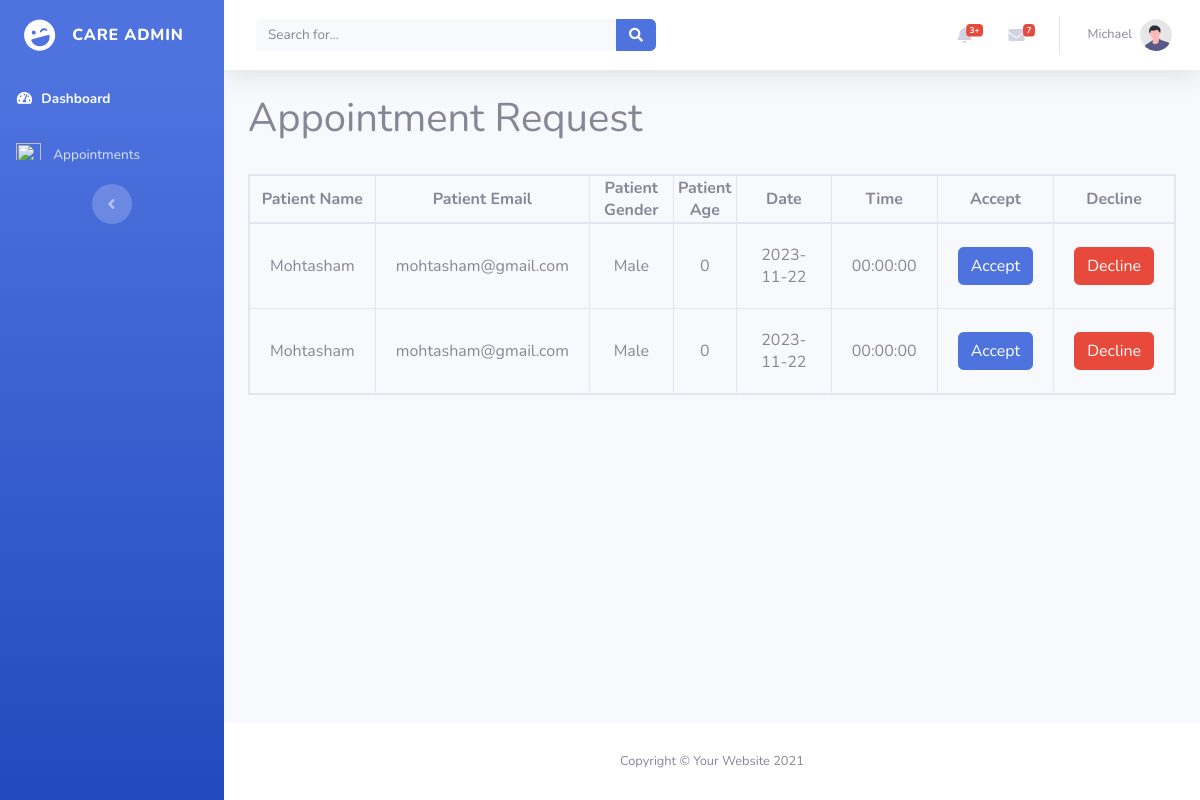
/doctor_panel/index.php (signed in), run on an earlier commit of the app's database.
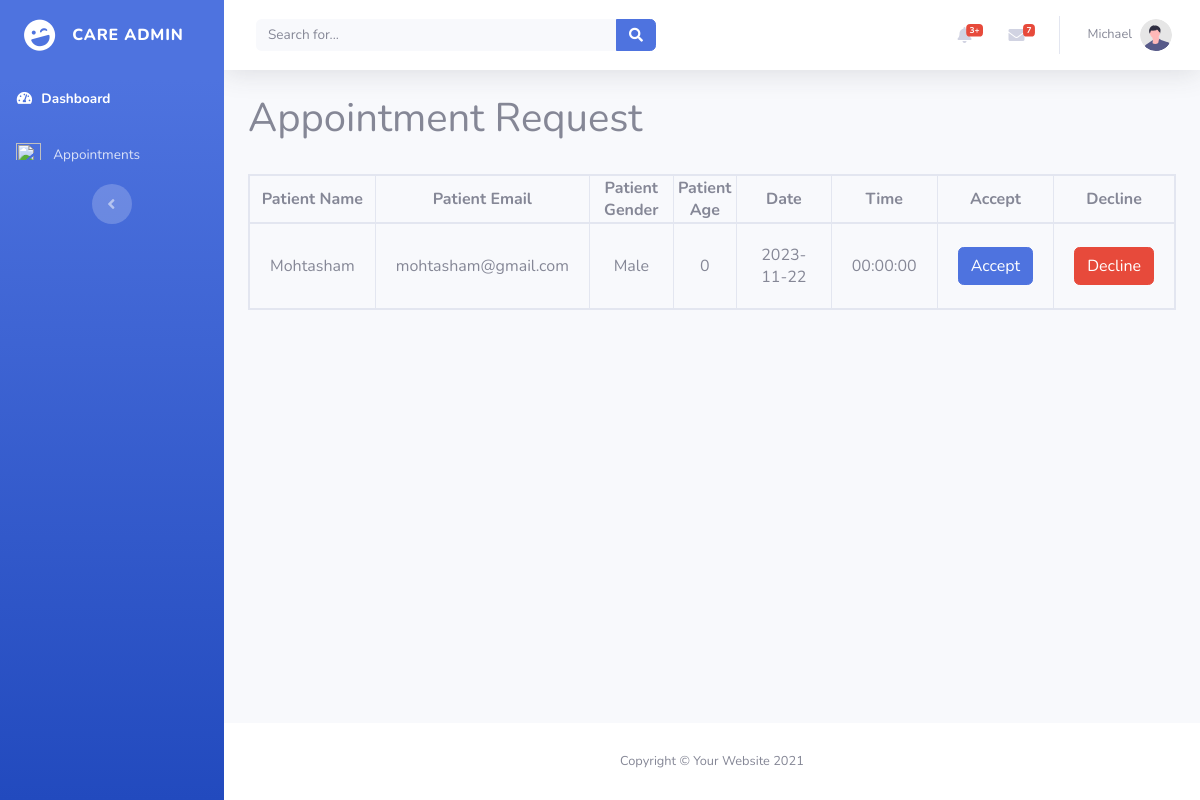
And on a later commit of the database.
### tables this page shows
CREATE TABLE `appointment` (
  `appointment_id` int(11) NOT NULL,
  `patient_id` int(11) NOT NULL,
  `patient_email` varchar(200) NOT NULL,
  `patient_gender` varchar(100) NOT NULL,
  `patient_city` int(100) NOT NULL,
  `date` date NOT NULL,
  `time` time NOT NULL,
  `appointment_status` varchar(50) NOT NULL DEFAULT 'pending',
  `doctor_id` int(11) NOT NULL,
  `patient_age` int(11) NOT NULL
);

CREATE TABLE `patients` (
  `patient_id` int(11) NOT NULL,
  `patient_name` varchar(100) NOT NULL,
  `patient_email` varchar(200) NOT NULL,
  `patient_password` varchar(100) NOT NULL,
  `status` int(11) NOT NULL
);

### doctor_panel/index.php (the view, shortened to what this page needs)
<?php
include("connection.php");
$id = $_SESSION['d_id'];
$select_appointment_query = "SELECT * FROM appointment join patients on appointment.patient_id=patients.patient_id join city on appointment.patient_city = city.city_id where appointment.doctor_id= '$id' and  appointment_status = 'pending'";
$run_select_appointment_query = mysqli_query($connection, $select_appointment_query);
?>
<!DOCTYPE html>
<html lang="en">
<head>
    <link href="vendor/fontawesome-free/css/all.min.css" rel="stylesheet" type="text/css">
    <link href="https://cdn.jsdelivr.net/npm/bootstrap@5.0.2/dist/css/bootstrap.min.css" rel="stylesheet"
>
    <link href="css/sb-admin-2.min.css" rel="stylesheet">
</head>
<body id="page-top">
    <div id="wrapper">
        <?php include 'sidebar.php';?>
        <div id="content-wrapper" class="d-flex flex-column">
            <div id="content">
                <?php include 'topbar.php';?>
                <div class="container" style="overflow-x: auto;">
                        <h1>Appointment Request </h1><br>
                        <table class="table-bordered w-100 text-center w-100" >
                            <thead>
                                <th>Patient Name</th>
                                <th>Patient Email</th>
                                <th>Patient Gender</th>
                                <th>Patient Age</th>
                                <th>Date</th>
                                <th>Time</th>
                                <th>Accept</th>
                                <th>Decline</th>
                            </thead>
                            <tbody>
                                <?php while($row_appointment = mysqli_fetch_array($run_select_appointment_query)){?>
                              <tr>
                                        <td><?php echo $row_appointment['patient_name']; ?></td>
                                        <td><?php echo $row_appointment['patient_email']; ?></td>
                                        <td><?php echo $row_appointment['patient_gender']; ?></td>
                                        <td><?php echo $row_appointment['patient_age']; ?></td>
                                        <td><?php echo $row_appointment['date']; ?></td>
                                        <td><?php echo $row_appointment['time']; ?></td>
                                        <td><a href="accept_request.php?app_id=<?php echo $row_appointment['appointment_id']; ?>" class="btn btn-primary">Accept</a></td>
                                        <td><a href="decline_request.php?app_id=<?php echo $row_appointment['appointment_id']; ?>" class="btn btn-danger">Decline</a></td>
                              </tr>
                                <?php } ?>
                            </tbody>
                        </table>
                </div>
            </div>
            <?php include 'footer.php' ?>
        </div>
    </div>
</body>
</html>

What changed in the data, as far as the page shows it:
no longer on this page (row edited): appointment: patient.patient_name "Mohtasham", patient.patient_email "mohtasham@gmail.com", patient_gender "Male", patient_age "0", date "2023-11-22", time "00:00:00"
